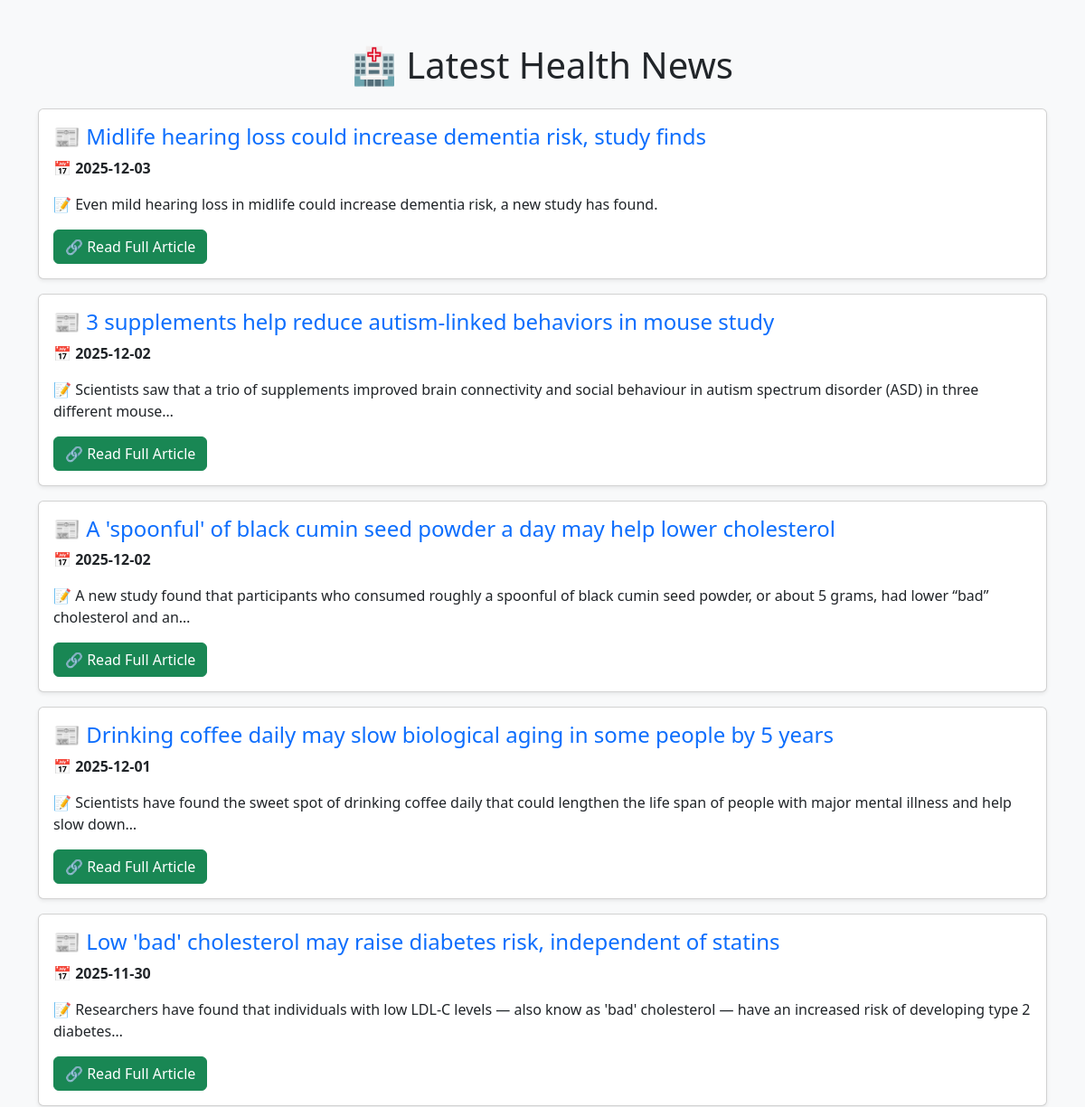
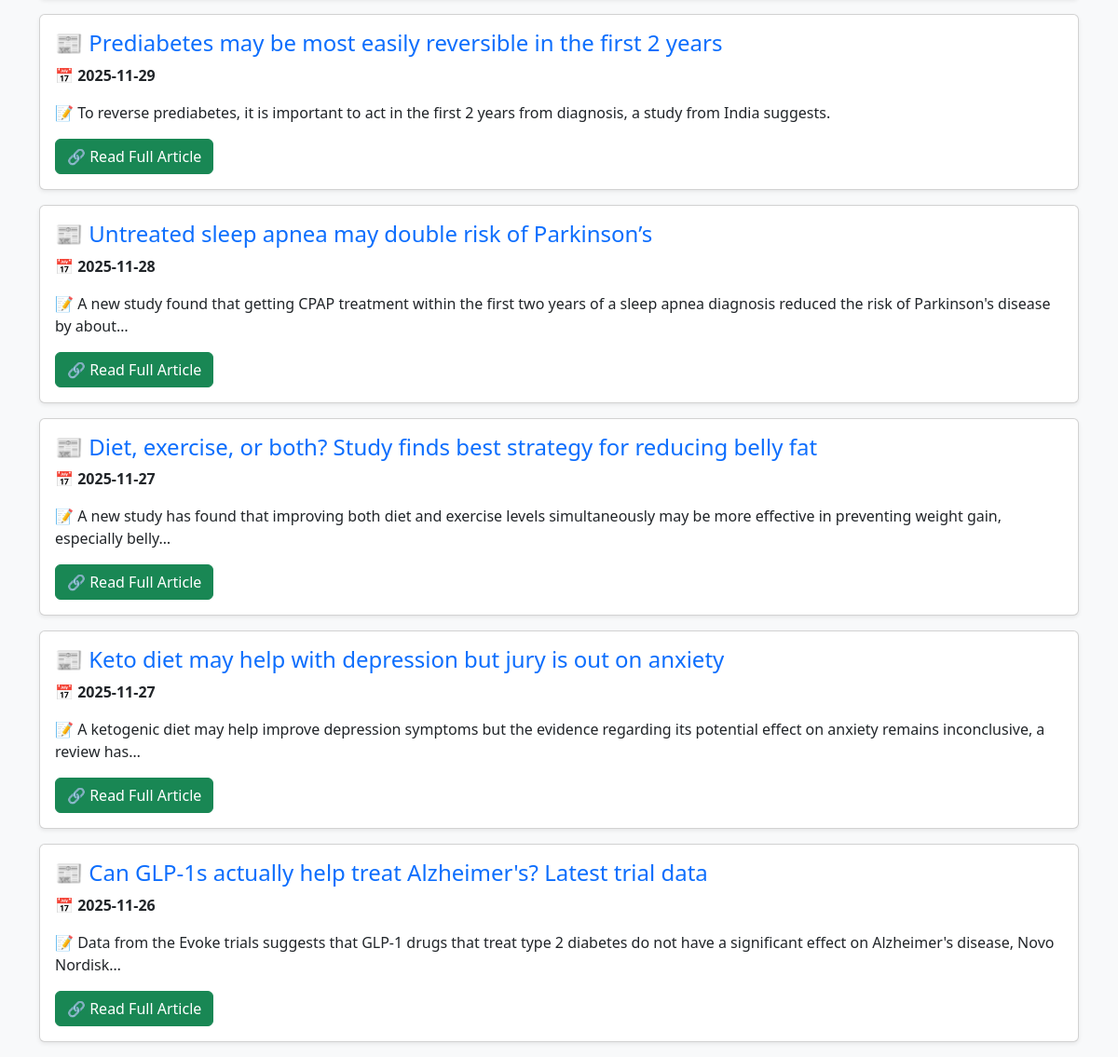
Before: / with the older database file (2 pictures, top to bottom).
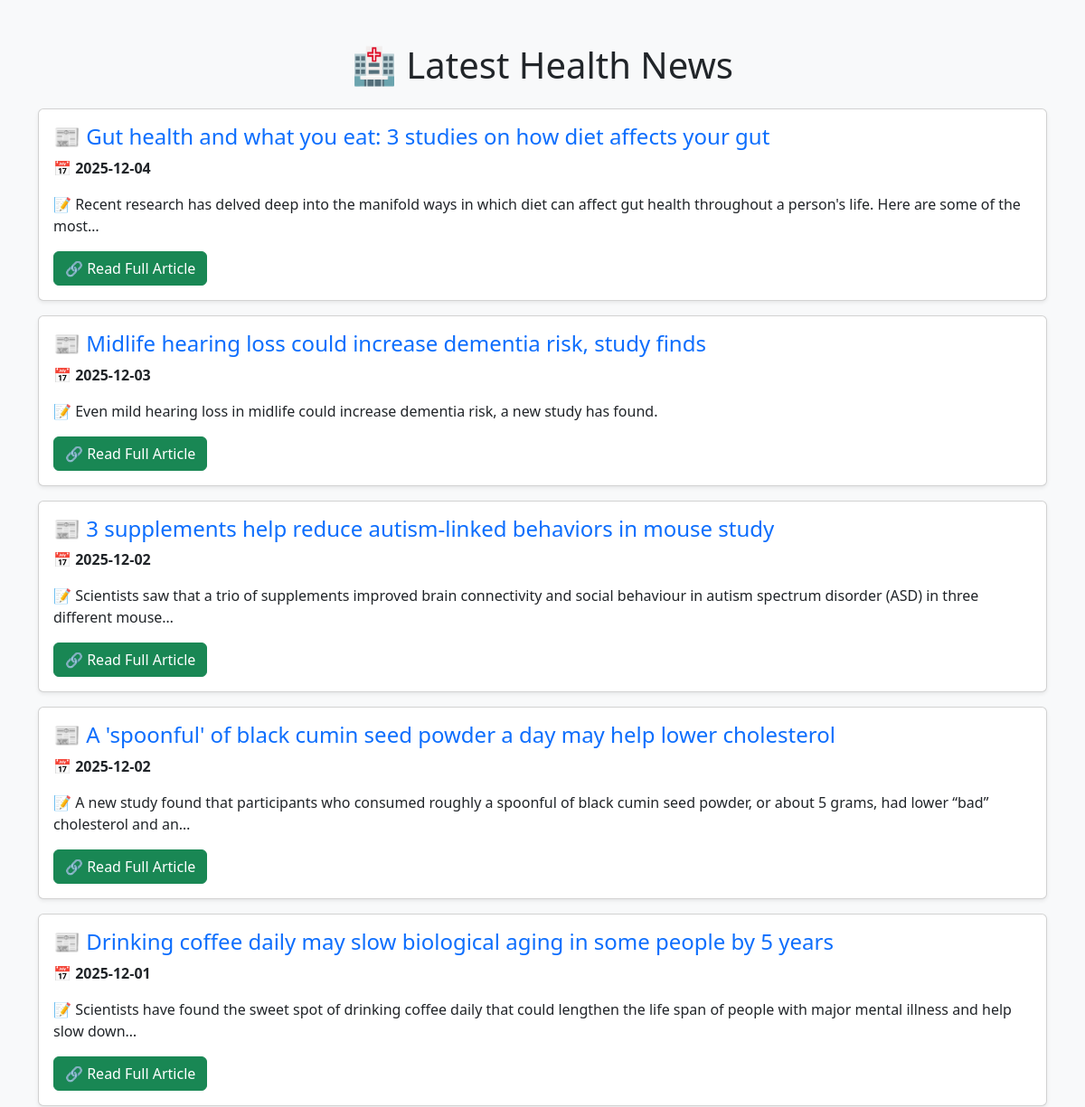
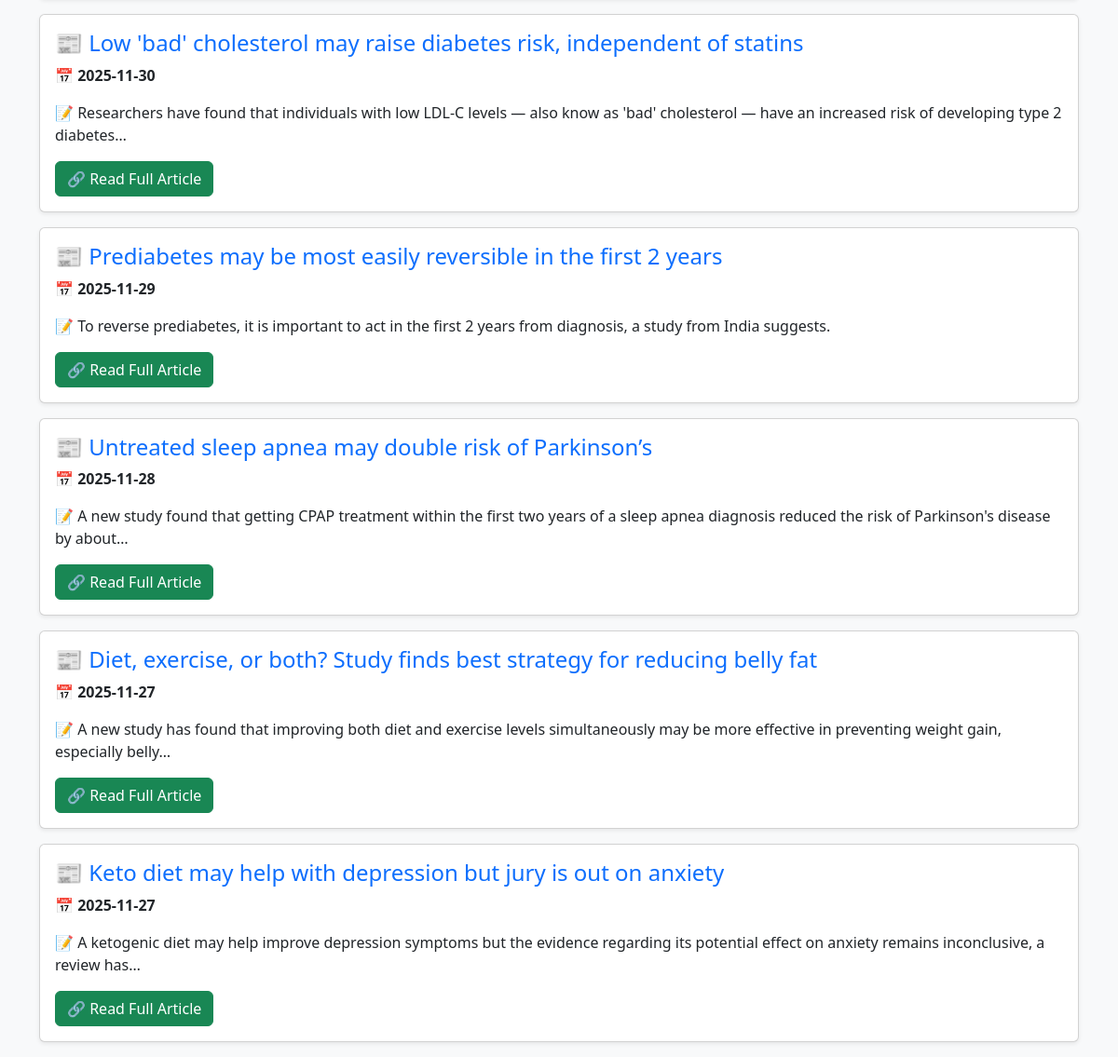
After: the same page with the newer database file (2 pictures, top to bottom).
### tables this page shows
CREATE TABLE news (
        id INTEGER PRIMARY KEY AUTOINCREMENT,
        date TEXT NOT NULL,
        title TEXT UNIQUE, 
        description TEXT,
        news_url TEXT
    );

### app.py (the view)
@app.route("/")
def index():
    page = request.args.get("page", 1, type=int)  # Get the current page number
    limit = 10  # Number of articles per page
    offset = (page - 1) * limit  # Calculate the offset
    news = fetch_news(limit, offset)
    return render_template("index.html", news=news, page=page)

### app.py (called while the page is built)
def fetch_news(limit=10, offset=0):
    conn = sqlite3.connect("health_news.db")
    cursor = conn.cursor()
    cursor.execute("SELECT date, title, description, news_url FROM news ORDER BY date DESC LIMIT ? OFFSET ?", (limit, offset))
    news_list = cursor.fetchall()
    conn.close()
    return news_list

### templates/index.html (shortened to what this page needs)
<!DOCTYPE html>
<html lang="en">
<head>
    <link href="https://cdn.jsdelivr.net/npm/bootstrap@5.3.0/dist/css/bootstrap.min.css" rel="stylesheet">
</head>
<body class="bg-light">
    <div class="container mt-5">
        <h1 class="text-center mb-4">🏥 Latest Health News</h1>
        {% for article in news %}
        <div class="card mb-3 shadow-sm">
            <div class="card-body">
                <h4 class="card-title text-primary">📰 {{ article[1] }}</h4>
                <p class="card-text">📅 <strong>{{ article[0] }}</strong></p>
                <p class="card-text">📝 {{ article[2] }}</p>
                <a href="{{ article[3] }}" class="btn btn-success" target="_blank">🔗 Read Full Article</a>
            </div>
        </div>
        {% endfor %}
    </div>
</body>
</html>

Changed rows visible on the page:
no longer on this page (row unchanged): news: title "Can GLP-1s actually help treat Alzheimer's? Latest trial data", date "2025-11-26", description "Data from the Evoke trials suggests that GLP-1 drugs that treat type 2 diabetes do not have a significant effect on Alzheimer's disease, Novo Nordisk…"
added news: title "Gut health and what you eat: 3 studies on how diet affects your gut", date "2025-12-04", description "Recent research has delved deep into the manifold ways in which diet can affect gut health throughout a person's life. Here are some of the most…"
